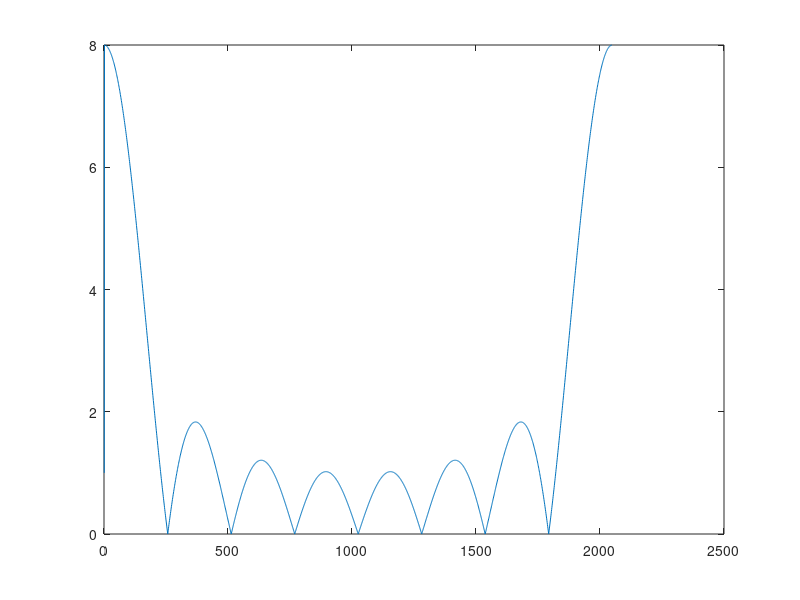
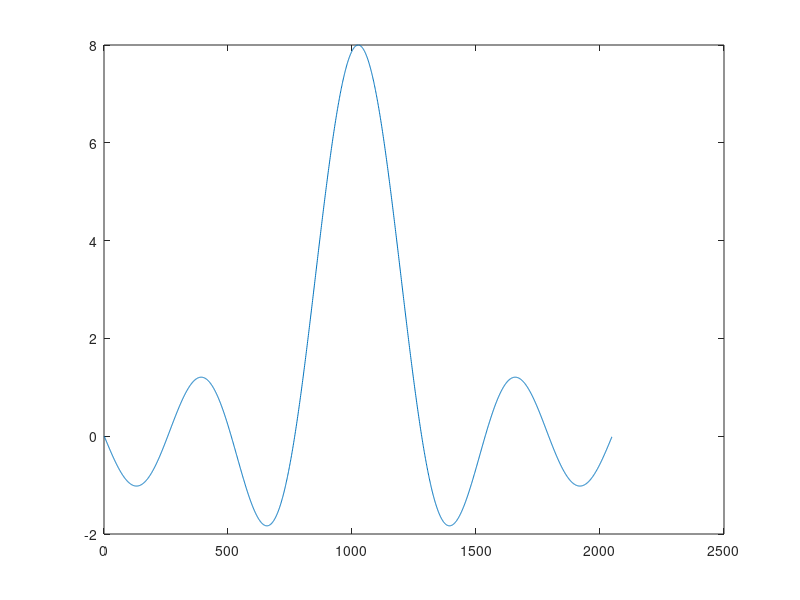

Source code (MATLAB) for these figures, in order:
clear all
close all
clc

N=1024
om=0:pi/N:2*pi-pi/N;


PE=8
X=sin(PE*om/2)./sin(om/2);
X(isnan(X))=1;
X11=fft(conj(ifft(X)));
plot(abs(X11))

figure
om1=-pi:pi/N:pi-pi/N;
X1=sin(PE*om1/2)./sin(om1/2);
plot(X1)
